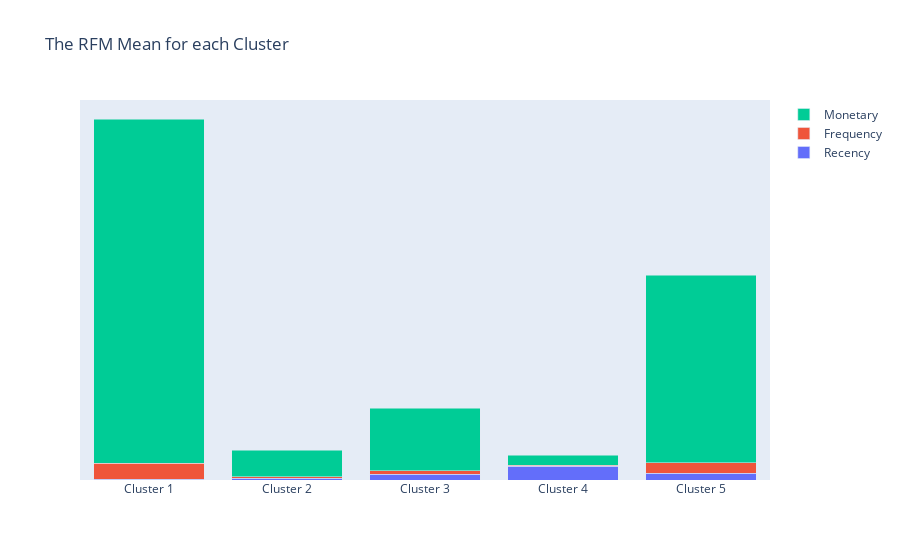

Source (notebook cell):
### Code cell
stacked_bar_mean('KMeans y_pred')

### Figure 1 — Plotly figure (JSON) as saved in the notebook; plotly's stock layout.template omitted (floating-point values rounded to 4 significant figures)
{"data": [{"name": "Recency", "type": "bar", "x": ["Cluster 1", "Cluster 2", "Cluster 3", "Cluster 4", "Cluster 5"], "y": [15.06, 23.47, 90.11, 207.9, 101.0]}, {"name": "Frequency", "type": "bar", "x": ["Cluster 1", "Cluster 2", "Cluster 3", "Cluster 4", "Cluster 5"], "y": [242.9, 26.27, 53.85, 15.51, 160.9]}, {"name": "Monetary", "type": "bar", "x": ["Cluster 1", "Cluster 2", "Cluster 3", "Cluster 4", "Cluster 5"], "y": [5296.0, 405.2, 956.2, 153.7, 2885.0]}], "layout": {"autosize": true, "barmode": "stack", "title": {"text": "The RFM Mean for each Cluster"}, "xaxis": {"autorange": true, "range": [-0.5, 4.5], "type": "category"}, "yaxis": {"autorange": true, "range": [0, 5846.0], "type": "linear", "visible": false}}}
